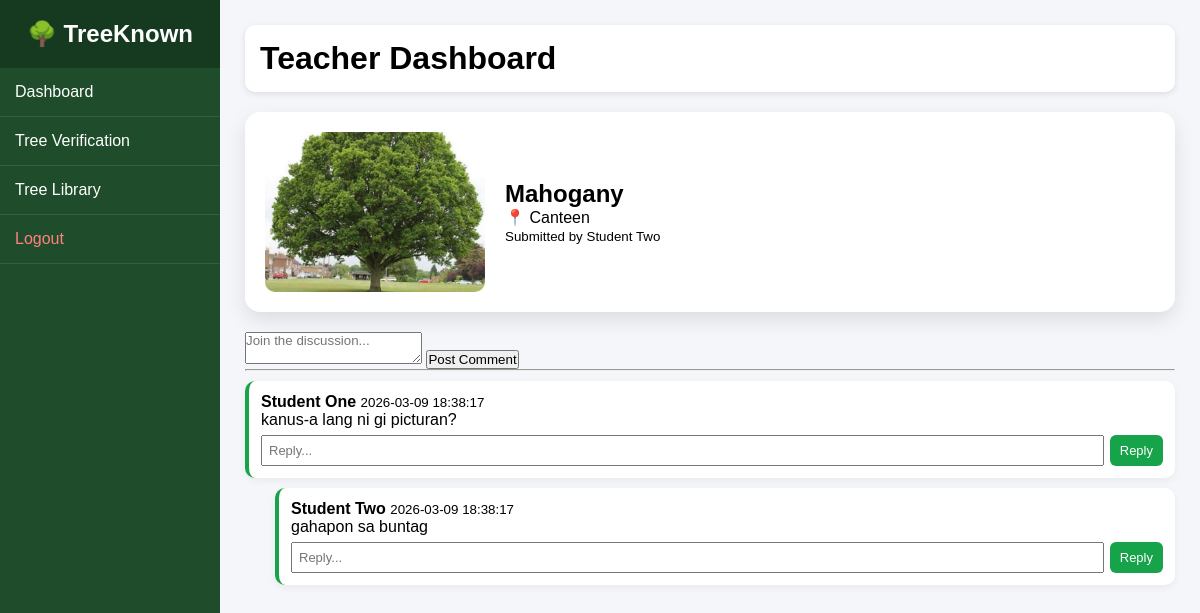
The app's page /Instructor_Tabs/dashboard.php?tab=tree&id=1 (signed in) with its own data.
### tables this page shows
CREATE TABLE IF NOT EXISTS TREE_SUBMISSIONS (
    tree_id INT AUTO_INCREMENT PRIMARY KEY,

    species_guess VARCHAR(100) NOT NULL,   
    species_id INT NULL,                  

    location_name VARCHAR(100) NOT NULL,
    lat DECIMAL(10,7) NULL,
    lng DECIMAL(10,7) NULL,

    photo VARCHAR(255) NULL,

    submitted_by INT NOT NULL,
    verified_by INT NULL,

    review_note TEXT,

    status ENUM('pending','approved','rejected') DEFAULT 'pending',

    date_submitted DATETIME DEFAULT CURRENT_TIMESTAMP,

    FOREIGN KEY (species_id) REFERENCES TREE_LIBRARY(treelib_id)
        ON DELETE SET NULL
        ON UPDATE CASCADE,

    FOREIGN KEY (submitted_by) REFERENCES USERS(user_id)
        ON DELETE CASCADE
        ON UPDATE CASCADE,

    FOREIGN KEY (verified_by) REFERENCES USERS(user_id)
        ON DELETE SET NULL
        ON UPDATE CASCADE
);

CREATE TABLE IF NOT EXISTS USERS (
    user_id INT AUTO_INCREMENT PRIMARY KEY,
    name VARCHAR(100) NOT NULL,
    email VARCHAR(100) NOT NULL UNIQUE,
    password VARCHAR(255) NOT NULL,
    role ENUM('admin','teacher','student') NOT NULL,
    student_id VARCHAR(20) NULL,
    status ENUM('pending','approved','rejected') DEFAULT 'pending',
    created_at TIMESTAMP DEFAULT CURRENT_TIMESTAMP
);

CREATE TABLE COMMENTS (
    comment_id INT AUTO_INCREMENT PRIMARY KEY,
    tree_id INT NOT NULL,
    user_id INT NOT NULL,
    parent_comment_id INT NULL,
    comment_text TEXT NOT NULL,
    created_at TIMESTAMP DEFAULT CURRENT_TIMESTAMP,

    FOREIGN KEY (tree_id) REFERENCES TREE_SUBMISSIONS(tree_id)
        ON DELETE CASCADE,

    FOREIGN KEY (user_id) REFERENCES USERS(user_id)
        ON DELETE CASCADE,

    FOREIGN KEY (parent_comment_id) REFERENCES COMMENTS(comment_id)
        ON DELETE CASCADE
);

### Instructor_Tabs/dashboard.php (the view, shortened to what this page needs)
<?php
include __DIR__ . '/../config/db.php';
$tab = $_GET['tab'] ?? 'dashboard';
function displayComments($comments,$parent=null,$level=0){
    foreach($comments as $c){
        if($c['parent_comment_id']==$parent){
            echo "<div class='comment' style='margin-left:".($level*30)."px'>";
            echo "<b>{$c['name']}</b> <small>{$c['created_at']}</small><br>";
            echo "<p>".htmlspecialchars($c['comment_text'])."</p>";
            echo "<form method='post' class='reply-form'>
                    <input type='hidden' name='tree_id' value='{$c['tree_id']}'>
                    <input type='hidden' name='parent_comment_id' value='{$c['comment_id']}'>
                    <input type='text' name='comment_text' placeholder='Reply...' required>
                    <button name='submit_comment'>Reply</button>
                  </form>";
            echo "</div>";
        }
    }
}
?>
<!DOCTYPE html>
<html lang="en">
<head>
</head>
<body>
<div class="sidebar">
<h2>🌳 TreeKnown</h2>
<a href="?tab=dashboard" class="<?= $tab=='dashboard'?'active':'' ?>">Dashboard</a>
<a href="?tab=verification" class="<?= $tab=='verification'?'active':'' ?>">Tree Verification</a>
<a href="?tab=library" class="<?= $tab=='library'?'active':'' ?>">Tree Library</a>
<a href="../logout.php" style="color:#ff8080;">Logout</a>
</div>
<div class="main">
<header>
<h1>Teacher Dashboard</h1>
</header>
<?php
switch($tab){
case 'tree':
    $tree_id = $_GET['id'];
    $stmt = $conn->prepare("
        SELECT t.*,u.name
        FROM TREE_SUBMISSIONS t
        JOIN USERS u ON t.submitted_by=u.user_id
        WHERE tree_id=?
    ");
    $stmt->execute([$tree_id]);
    $tree = $stmt->fetch(PDO::FETCH_ASSOC);
    $photo = $tree['photo'] ? "../uploads/".$tree['photo'] : "https://via.placeholder.com/200";
    echo "<div class='tree-detail'>
        <img src='$photo'>
        <div>
            <h2>{$tree['species_guess']}</h2>
            <p>📍 {$tree['location_name']}</p>
            <small>Submitted by {$tree['name']}</small>
        </div>
    </div>";
    echo "<form method='post'>
        <input type='hidden' name='tree_id' value='$tree_id'>
        <textarea name='comment_text' placeholder='Join the discussion...' required></textarea>
        <button name='submit_comment'>Post Comment</button>
    </form><hr>";
    $comments = $conn->prepare("
        SELECT c.*,u.name
        FROM COMMENTS c
        JOIN USERS u ON c.user_id=u.user_id
        WHERE tree_id=?
        ORDER BY created_at ASC
    ");
    $comments->execute([$tree_id]);
    displayComments($comments->fetchAll(PDO::FETCH_ASSOC));
    break;
}
?>
</div>
</body>
</html>

### Instructor_Tabs/dashboard.php (style rules this page uses)
* { margin:0; padding:0; box-sizing:border-box; font-family: Arial; }
body { display:flex; background:#f4f6f9; }
.sidebar { width:220px;height:100vh;background:#1f4d2b;color:white;position:fixed; }
.sidebar h2 { text-align:center;padding:20px;background:#163a20; }
.sidebar a { display:block;padding:15px;color:white;text-decoration:none;border-bottom:1px solid rgba(255,255,255,0.1); }
.main { margin-left:220px;padding:25px;width:100%; }
header { background:white;padding:15px;border-radius:10px;box-shadow:0 2px 6px rgba(0,0,0,0.1);margin-bottom:20px; }
.tree-detail { display:flex;gap:20px;background:white;padding:20px;border-radius:15px;box-shadow:0 8px 20px rgba(0,0,0,0.1);align-items:center;margin-bottom:20px; }
.tree-detail img { width:220px;height:160px;object-fit:cover;border-radius:10px; }
.comment { background:white;padding:12px;border-radius:10px;margin-top:10px;border-left:4px solid #16a34a;box-shadow:0 3px 8px rgba(0,0,0,0.05); }
.reply-form { display:flex;gap:6px;margin-top:6px; }
.reply-form input { flex:1;padding:6px;font-size:13px; }
.reply-form button { padding:6px 10px;font-size:13px;background:#16a34a;border:none;border-radius:6px;color:white; }

### records on screen
tree_submissions: photo (picture), species_guess "Mahogany", location_name "Canteen", submitted_by.name "Student Two"
comments: user.name "Student One", created_at "2026-03-09 18:38:17", comment_text "kanus-a lang ni gi picturan?"
comments: user.name "Student Two", created_at "2026-03-09 18:38:17", comment_text "gahapon sa buntag"
